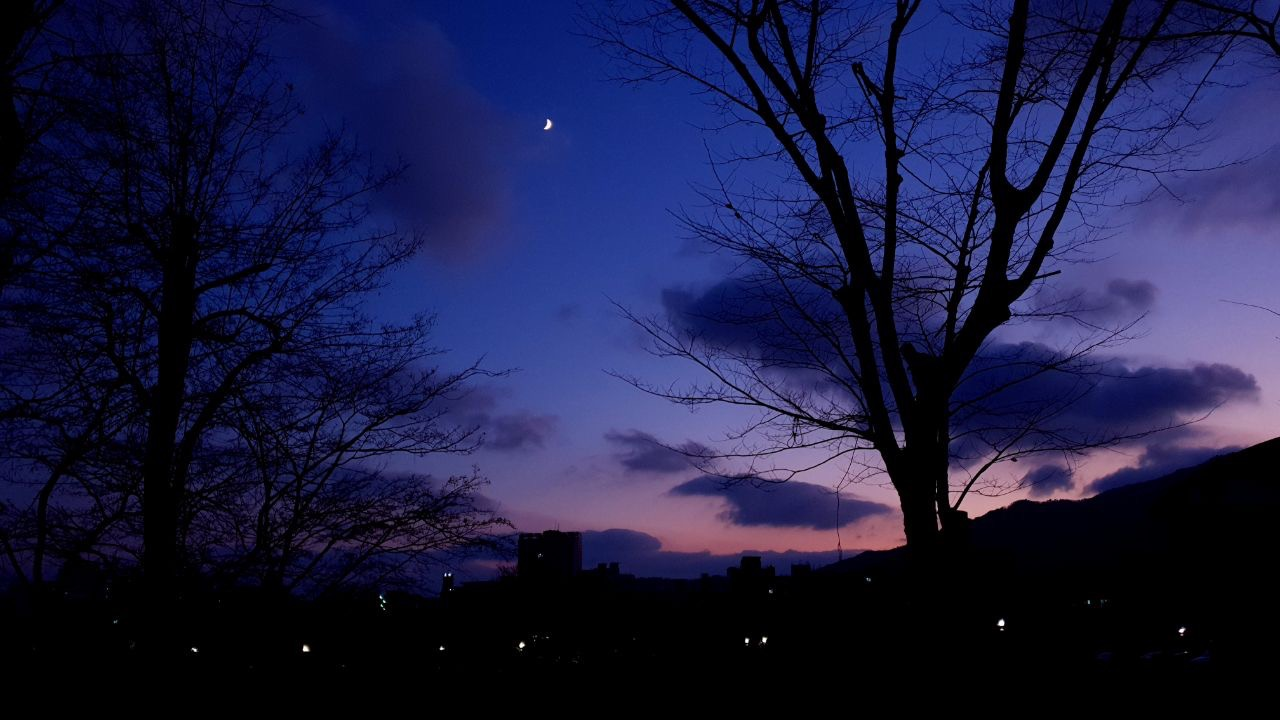
#> input picture Unit6/dark.jpg, 1280 x 720 px, found by its file name
$ python 2-4-1.py
#> lines starting #> are read from the running program, lines starting #| are printed output that depends on the picture
import sys
import numpy as np, cv2
import matplotlib.pyplot as plt

src = cv2.imread('dark.jpg', cv2.IMREAD_GRAYSCALE)
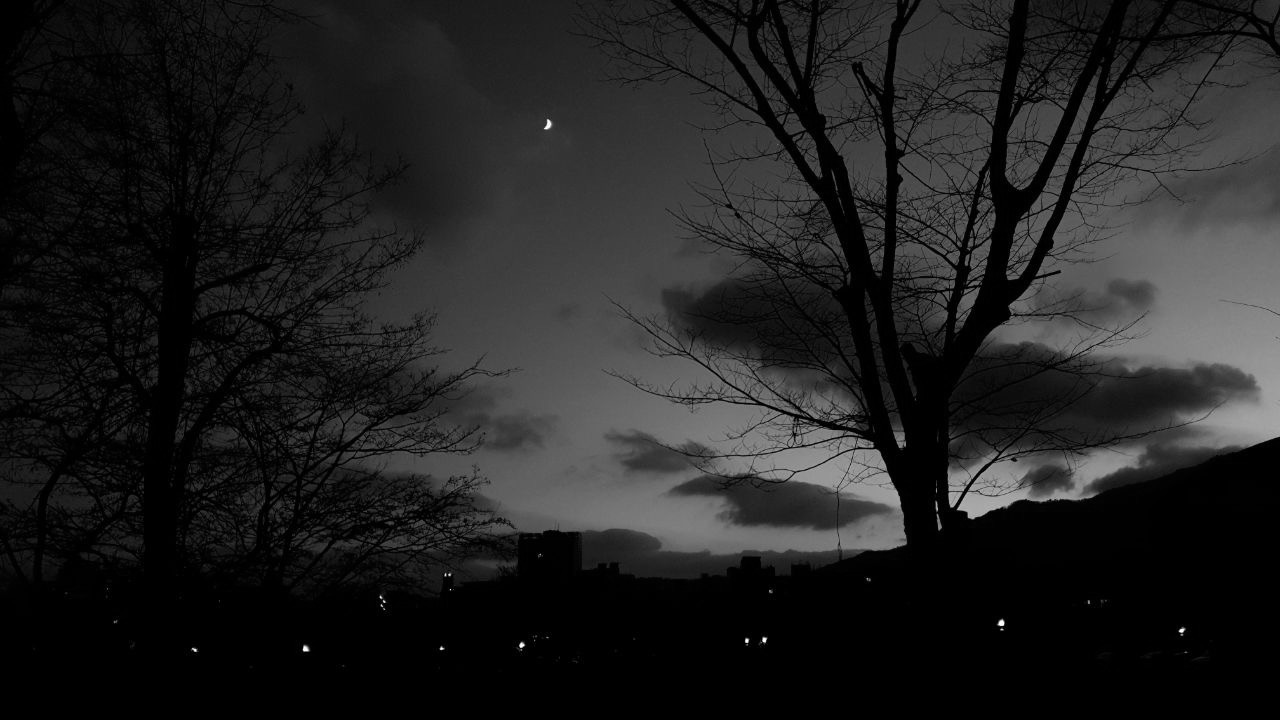
#> src: shape (720, 1280); min 0, max 255, mean 32.9

if src is None:
    print('Image load failed!')
    sys.exit()

dst = cv2.resize(src, dsize=(240, 360))
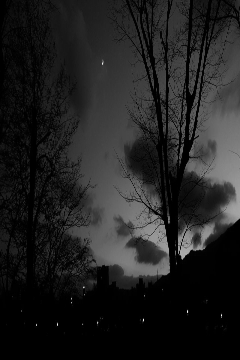
#> dst: shape (360, 240); min 0, max 250, mean 33

noimage = np.zeros(dst.shape[:2], dst.dtype)
cont = cv2.scaleAdd(dst, 3.0, noimage)
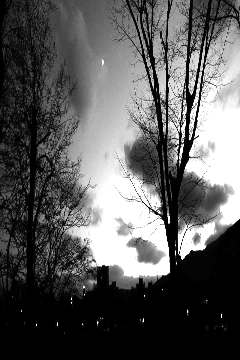
#> cont: shape (360, 240); min 0, max 255, mean 90.2

hist = cv2.calcHist([cont], [0], None, [256], [0, 256])
#> hist = 256 values, max 20062 at index 0, min 0 at index 1, mean 337.5

plt.subplot(121), plt.axis('off'), plt.imshow(cont, cmap='gray')
plt.subplot(122), plt.plot(hist)
cv2.imshow("resize", dst)
cv2.imshow("increase contrast", cont)
plt.show()
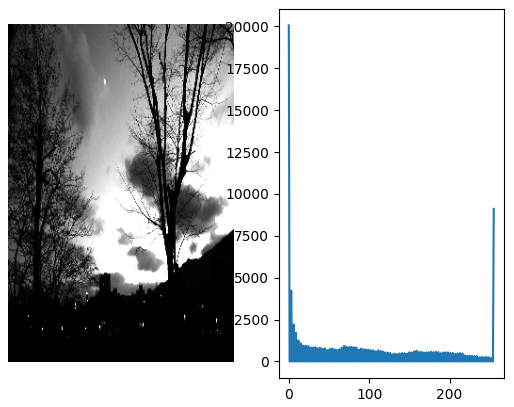
#> figure drawn by matplotlib, 2 panels; panel 2: curve peaks at x = 0, y = 20062
#
# cv2.imshow("resize", dst)
# cv2.imshow("increase contrast", cont)

cv2.waitKey(0)
cv2.destroyAllWindows()
